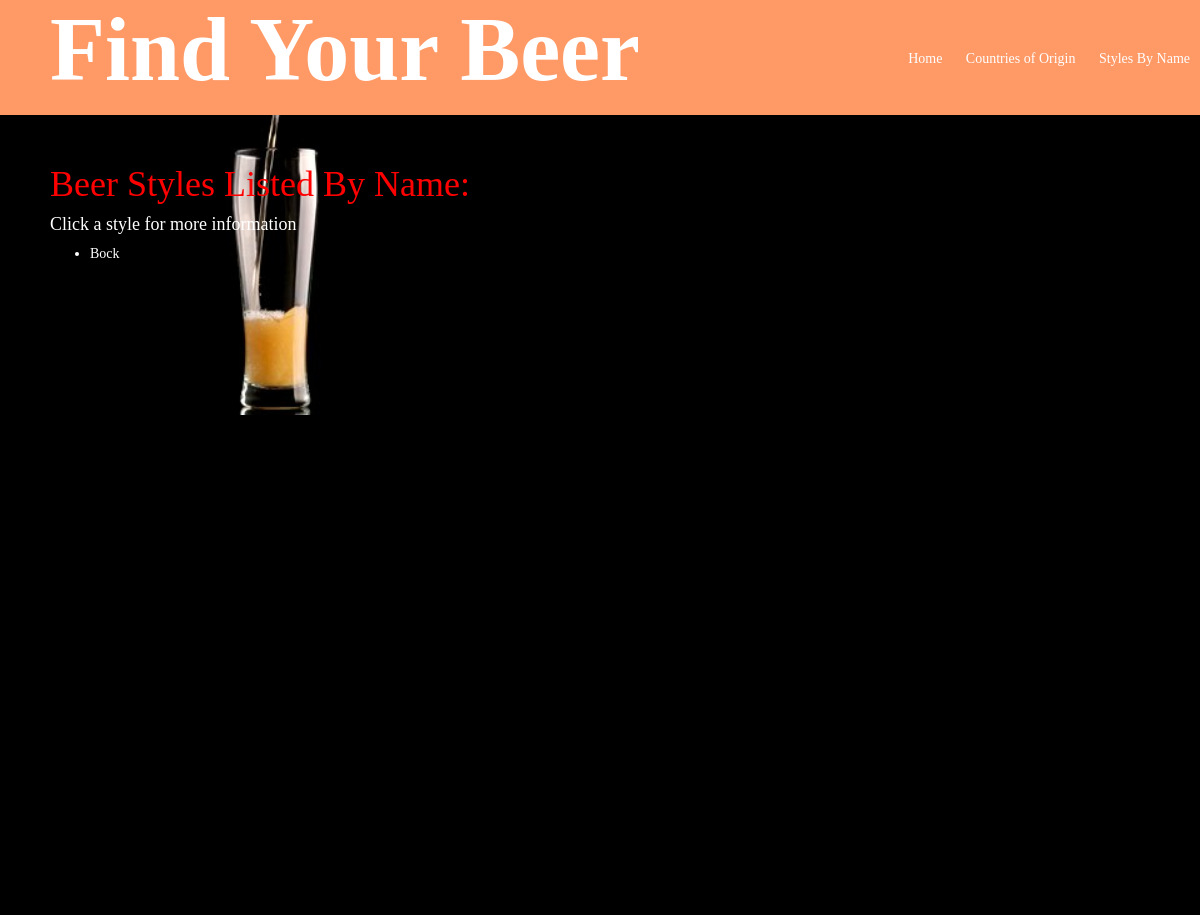
Before: /styles/list/ with the older database file.
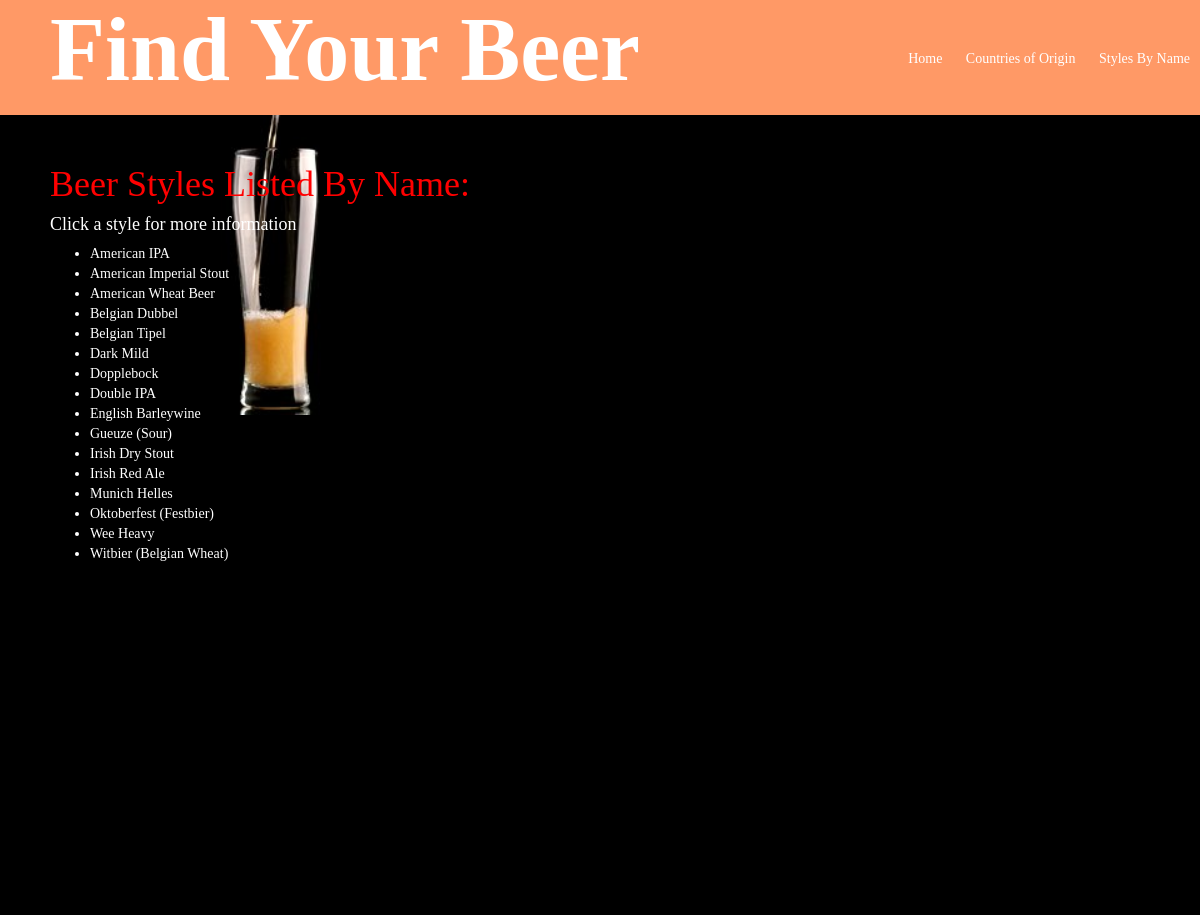
After: the same page with the newer database file.
### styles/models.py (models this page shows, shortened)
class BeerStyle(models.Model):
    name = models.CharField(max_length=200)
    ibu = models.IntegerField(default=1)
    srm = models.IntegerField(default=1)
    abv = models.DecimalField(max_digits=4, decimal_places=2, default=1)
    country = models.CharField(max_length=200)
    similarity = models.IntegerField(default=400)
    brands = models.CharField(max_length=200)

### styles/views.py (the view)
def list(request):
    beer_list = BeerStyle.objects.order_by('name')
    template = loader.get_template('styles/list.html')
    context = RequestContext(request, {
        'beer_list': beer_list
    })
    if beer_list:
        return HttpResponse(template.render(context))
    else:
        raise Http404

### styles/templates/styles/list.html (shortened to what this page needs)
<body>
	{% include "styles/header.html" %}
	<div class="results">
		<h1>Beer Styles Listed By Name:</h1>
		<h4>Click a style for more information</h4>
		{% if beer_list %}
		<ul>
			{% for beer in beer_list %}
			<li class="link link-results"><a href="{% url 'detail' beer.name %}">{{ beer.name }}</a></li>
			{% endfor %}
		</ul>
		{% else %}
		<p>No Beers Listed</p>
		{% endif %}
	</div>
</body>

### styles/templates/styles/header.html
{% load staticfiles %}
<link rel="stylesheet" type="text/css" href="{% static 'styles/normalize.css' %}" />
<link rel="stylesheet" type="text/css" href="{% static 'styles/bootstrap.css' %}" />
<link rel="stylesheet" type="text/css" href="{% static 'styles/stylesheet.css' %}" />
<header>
	<h1 class="title"><a href="{% url 'index' %}">Find Your Beer</a></h1>
	<nav class=nav>
		<ul>
			<li><a href="{% url 'index' %}">Home</a></li>
			<li><a href="{% url 'countrys' %}">Countries of Origin</a></li>
			<li><a href="{% url 'list' %}">Styles By Name</a></li>
		</ul>
	</nav>
</header>

### styles/static/styles/stylesheet.css (style rules this page uses)
a { text-decoration: none; color: #fff; }
body { font-family: "PT Serif", serif; }
h1, h2, h4, h5, h6 { color: #ffffff; margin: 0px; }
header { background-color: #ff9966; color: #ffffff; height: 115px; }
.input-boxes h2, h4 { margin: 1rem auto; }
.nav { float: right; }
nav li { display: inline-block; height: 55px; }
.nav li a { height: 118px; margin: 1rem; line-height: 118px; text-align: right; }
.results { background: url("blackbeer.jpg"); background-size: 500px 300px; background-repeat: no-repeat; background-color: 000000; color: fff; padding: 50px; height: 100%; }
.results h1 { color: red; }
.title { float: left; font-size: 9rem; padding-left: 5rem; margin: 0; font-weight: 700; }

Changed rows visible on the page:
added BeerStyle: name "American IPA"
added BeerStyle: name "American Imperial Stout"
added BeerStyle: name "American Wheat Beer"
added BeerStyle: name "Belgian Dubbel"
added BeerStyle: name "Belgian Tipel"
added BeerStyle: name "Dark Mild"
added BeerStyle: name "Dopplebock"
added BeerStyle: name "Double IPA"
added BeerStyle: name "English Barleywine"
added BeerStyle: name "Gueuze (Sour)"
added BeerStyle: name "Irish Dry Stout"
added BeerStyle: name "Irish Red Ale"
changed BeerStyle: name "Bock" → "Munich Helles"
added BeerStyle: name "Oktoberfest (Festbier)"
added BeerStyle: name "Wee Heavy"
added BeerStyle: name "Witbier (Belgian Wheat)"
